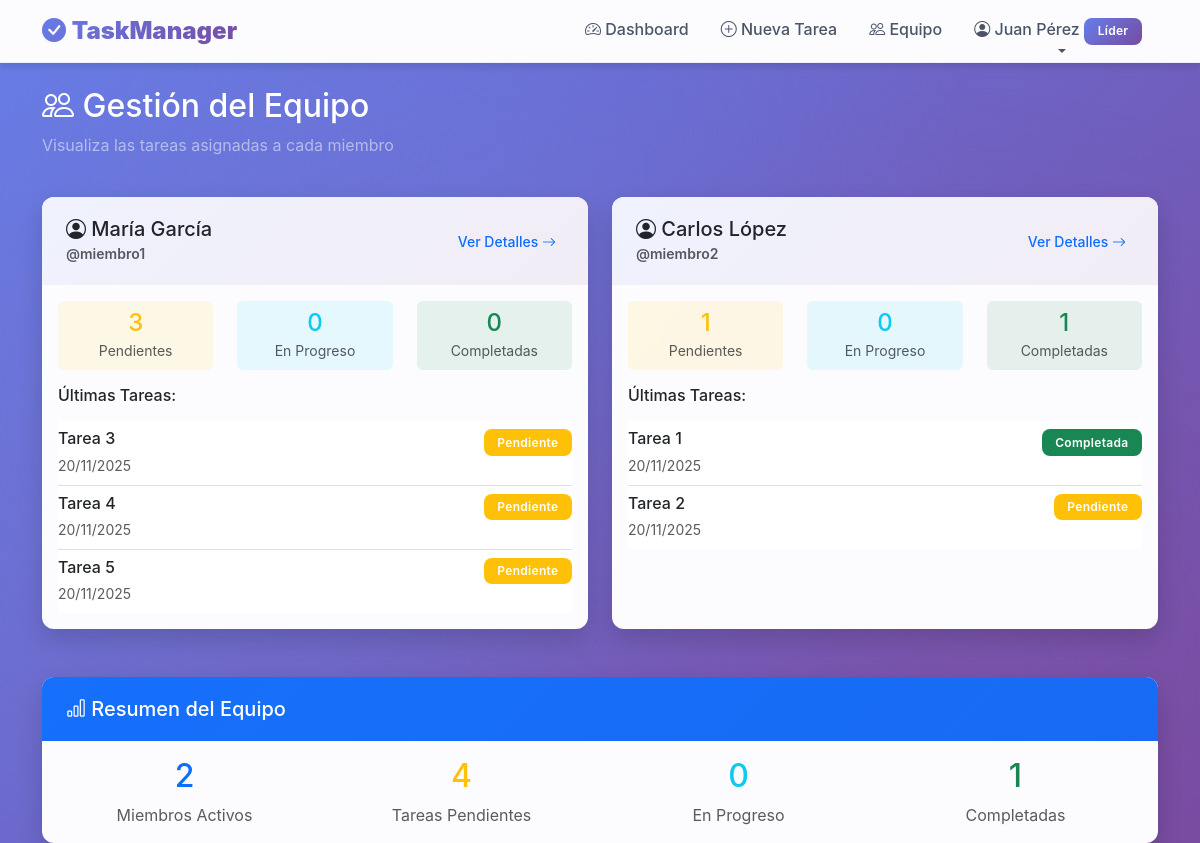
The app's page /lider/tareas-por-miembro (signed in), older data.
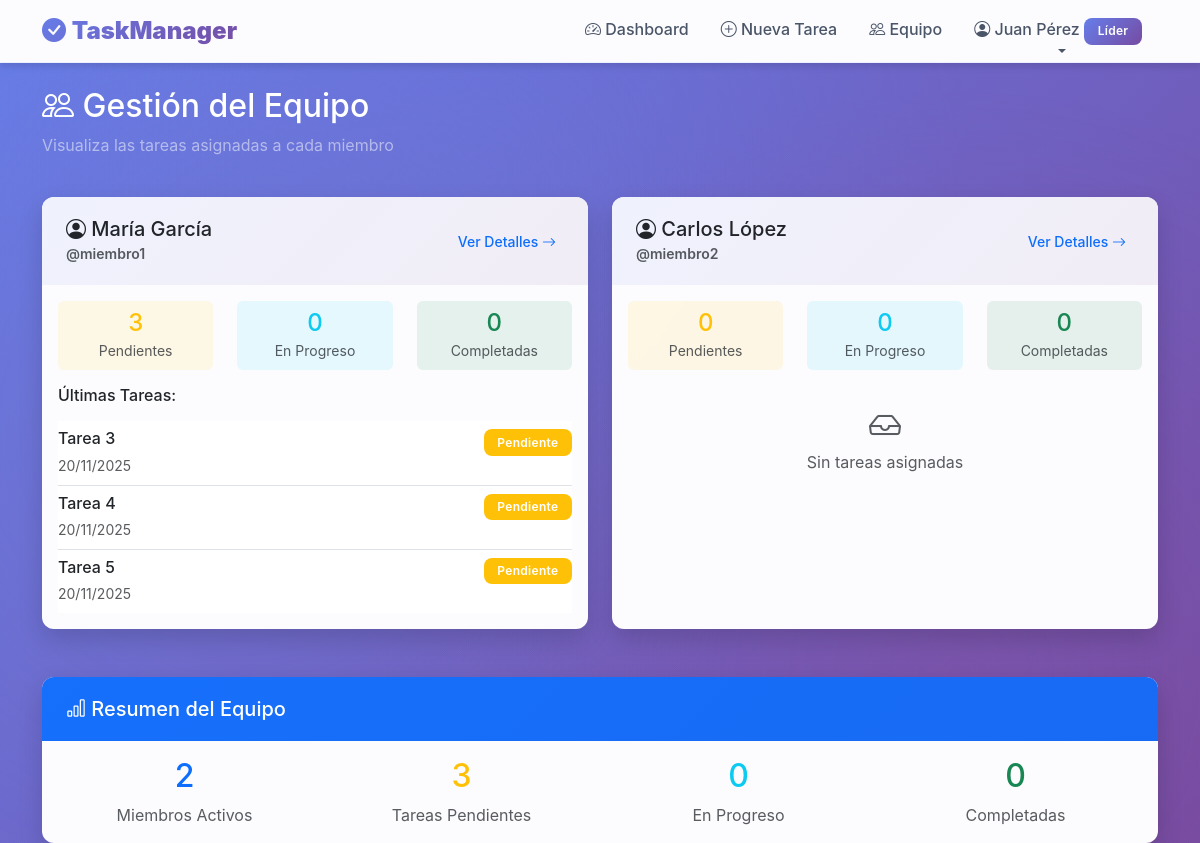
The same page, newer data.
### app.py (models this page shows)
class User(db.Model):
    id = db.Column(db.Integer, primary_key=True)
    username = db.Column(db.String(80), unique=True, nullable=False)
    password = db.Column(db.String(200), nullable=False)
    role = db.Column(db.String(20), nullable=False)  # 'lider' o 'miembro'
    nombre = db.Column(db.String(100), nullable=False)
    tasks_created = db.relationship('Task', backref='creador', foreign_keys='Task.created_by')
    tasks_assigned = db.relationship('Task', backref='asignado', foreign_keys='Task.assigned_to')

class Task(db.Model):
    id = db.Column(db.Integer, primary_key=True)
    titulo = db.Column(db.String(200), nullable=False)
    descripcion = db.Column(db.Text)
    estado = db.Column(db.String(20), default='pendiente')  # 'pendiente', 'en_progreso', 'completada'
    prioridad = db.Column(db.String(20), default='media')  # 'baja', 'media', 'alta', 'urgente'
    archivo = db.Column(db.String(300))  # Ruta del archivo adjunto
    nombre_archivo = db.Column(db.String(300))  # Nombre original del archivo
    created_by = db.Column(db.Integer, db.ForeignKey('user.id'), nullable=False)
    assigned_to = db.Column(db.Integer, db.ForeignKey('user.id'))
    fecha_creacion = db.Column(db.DateTime, default=datetime.utcnow)
    fecha_completada = db.Column(db.DateTime)

### app.py (the view)
@app.route('/lider/tareas-por-miembro')
@lider_required
def tareas_por_miembro():
    miembros = User.query.filter_by(role='miembro').all()
    tareas_por_miembro = {}
    for miembro in miembros:
        tareas = Task.query.filter_by(assigned_to=miembro.id).all()
        tareas_por_miembro[miembro] = {
            'todas': tareas,
            'pendientes': [t for t in tareas if t.estado == 'pendiente'],
            'en_progreso': [t for t in tareas if t.estado == 'en_progreso'],
            'completadas': [t for t in tareas if t.estado == 'completada']
        }
    return render_template('tareas_por_miembro.html', tareas_por_miembro=tareas_por_miembro)

### app.py (called while the page is built)
def lider_required(f):
    @wraps(f)
    def decorated_function(*args, **kwargs):
        if 'user_id' not in session:
            flash('Debes iniciar sesión primero', 'warning')
            return redirect(url_for('login'))
        user = User.query.get(session['user_id'])
        if user.role != 'lider':
            flash('No tienes permisos para acceder a esta sección', 'danger')
            return redirect(url_for('dashboard'))
        return f(*args, **kwargs)
    return decorated_function

### templates/tareas_por_miembro.html (shortened to what the changed rows need)
{% extends "base.html" %}
{% block content %}
<div class="row mb-4">
    <div class="col">
        <h2 class="text-white"><i class="bi bi-people"></i> Gestión del Equipo</h2>
    </div>
</div>
<div class="row">
    {% for miembro, tareas_info in tareas_por_miembro.items() %}
    <div class="col-md-6 mb-4">
        <div class="card h-100">
            <div class="card-header bg-white d-flex justify-content-between align-items-center">
                <div>
                    <h5 class="mb-0">
                        <i class="bi bi-person-circle"></i> {{ miembro.nombre }}
                    </h5>
                    <small class="text-muted">@{{ miembro.username }}</small>
                </div>
                <a href="{{ url_for('ver_tareas_miembro', id=miembro.id) }}" class="btn btn-sm btn-outline-primary">
                    Ver Detalles <i class="bi bi-arrow-right"></i>
                </a>
            </div>
            <div class="card-body">
                <div class="row text-center mb-3">
                    <div class="col-4">
                        <div class="p-2 bg-warning bg-opacity-10 rounded">
                            <h4 class="mb-0 text-warning">{{ tareas_info.pendientes|length }}</h4>
                            <small class="text-muted">Pendientes</small>
                        </div>
                    </div>
                    <div class="col-4">
                        <div class="p-2 bg-info bg-opacity-10 rounded">
                            <h4 class="mb-0 text-info">{{ tareas_info.en_progreso|length }}</h4>
                            <small class="text-muted">En Progreso</small>
                        </div>
                    </div>
                    <div class="col-4">
                        <div class="p-2 bg-success bg-opacity-10 rounded">
                            <h4 class="mb-0 text-success">{{ tareas_info.completadas|length }}</h4>
                            <small class="text-muted">Completadas</small>
                        </div>
                    </div>
                </div>
                {% if tareas_info.todas %}
                <h6 class="mb-3">Últimas Tareas:</h6>
                <div class="list-group list-group-flush">
                    {% for tarea in tareas_info.todas[:3] %}
                    <div class="list-group-item px-0">
                        <div class="d-flex justify-content-between align-items-start">
                            <div>
                                <h6 class="mb-1">{{ tarea.titulo }}</h6>
                                <small class="text-muted">{{ tarea.fecha_creacion.strftime('%d/%m/%Y') }}</small>
                            </div>
                            <span class="badge bg-{{ 'warning' if tarea.estado == 'pendiente' else 'info' if tarea.estado == 'en_progreso' else 'success' }}">
                                {{ tarea.estado|replace('_', ' ')|title }}
                            </span>
                        </div>
                    </div>
                    {% endfor %}
                </div>
                {% else %}
                <div class="text-center py-3">
                    <i class="bi bi-inbox text-muted" style="font-size: 2rem;"></i>
                    <p class="text-muted mb-0">Sin tareas asignadas</p>
                </div>
                {% endif %}
            </div>
        </div>
    </div>
    {% endfor %}
</div>
{% if tareas_por_miembro %}
<div class="row mt-4">
    <div class="col-12">
        <div class="card">
            <div class="card-header bg-primary text-white">
                <h5 class="mb-0"><i class="bi bi-bar-chart"></i> Resumen del Equipo</h5>
            </div>
            <div class="card-body">
                <div class="row text-center">
                    <div class="col-md-3">
                        <h2 class="text-primary">{{ tareas_por_miembro|length }}</h2>
                        <p class="text-muted mb-0">Miembros Activos</p>
                    </div>
                    <div class="col-md-3">
                        <h2 class="text-warning">
                            {% set total_pendientes = namespace(count=0) %}
                            {% for miembro, info in tareas_por_miembro.items() %}
                                {% set total_pendientes.count = total_pendientes.count + info.pendientes|length %}
                            {% endfor %}
                            {{ total_pendientes.count }}
                        </h2>
                        <p class="text-muted mb-0">Tareas Pendientes</p>
                    </div>
                    <div class="col-md-3">
                        <h2 class="text-info">
                            {% set total_progreso = namespace(count=0) %}
                            {% for miembro, info in tareas_por_miembro.items() %}
                                {% set total_progreso.count = total_progreso.count + info.en_progreso|length %}
                            {% endfor %}
                            {{ total_progreso.count }}
                        </h2>
                        <p class="text-muted mb-0">En Progreso</p>
                    </div>
                    <div class="col-md-3">
                        <h2 class="text-success">
                            {% set total_completadas = namespace(count=0) %}
                            {% for miembro, info in tareas_por_miembro.items() %}
                                {% set total_completadas.count = total_completadas.count + info.completadas|length %}
                            {% endfor %}
                            {{ total_completadas.count }}
                        </h2>
                        <p class="text-muted mb-0">Completadas</p>
                    </div>
                </div>
            </div>
        </div>
    </div>
</div>
{% endif %}
{% endblock %}

Row changes from the older to the newer data that the page shows:
removed Task: titulo "Tarea 1", fecha_creacion "20/11/2025", estado "Completada", shown under User "Carlos López"
removed Task: titulo "Tarea 2", fecha_creacion "20/11/2025", estado "Pendiente", shown under User "Carlos López"
computed for User "Carlos López": pendientes|length "1" → "0"; completadas|length "1" → "0"; text "Últimas Tareas:" → "Sin tareas asignadas"
Text that changed along with them:
{{ total_pendientes.count }}: "4" → "3"
{{ total_completadas.count }}: "1" → "0"
